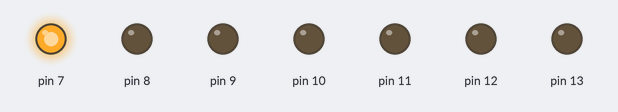
Simulated run of this sketch. Board: Arduino Uno, built with avr-gcc and run on an emulated ATmega328P. On the bench: output pins drawn as LEDs (lit = HIGH).

Above: at 0.5 s.
At 2.5 s:
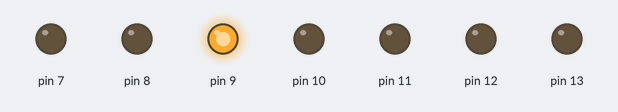
At 3.5 s:
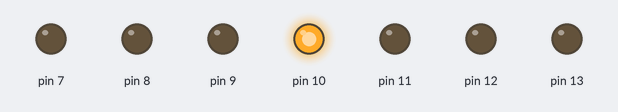
At 4.5 s:
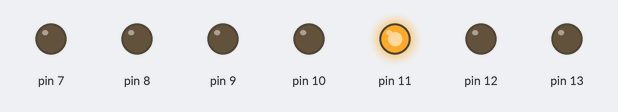
At 6.5 s:
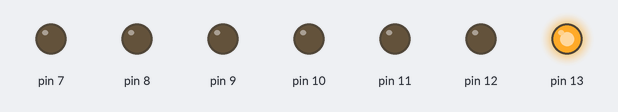
At 8.5 s:
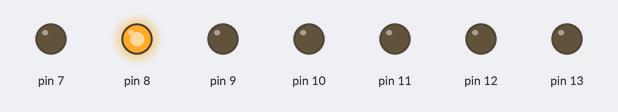
Timing chart, 0 to 9.1 s (numbered marks = the images above):
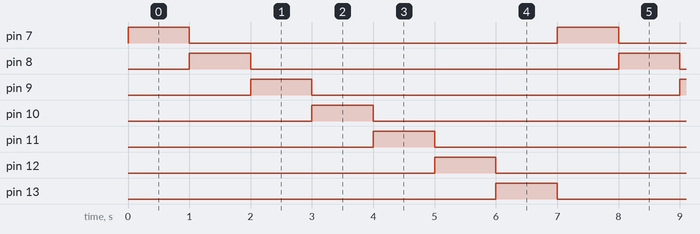

Measured:
- by itself, pin 7–13: alternates HIGH for 1.0 s and LOW for 6.0 s
- by itself, everything shown: repeats every 7.0 s, in 8 steps

The sketch:

blink.c.ino
```cpp
void setup() {
  // put your setup code here, to run once:
  int i;
  for (i = 7; i <= 13; i++){
    pinMode(i, OUTPUT);
  }
}

void loop() {
  int i;
    for (i = 7; i <= 13; i++){
      digitalWrite(i, HIGH);
      delay(1000);
      digitalWrite(i, LOW);
    }
}
```
